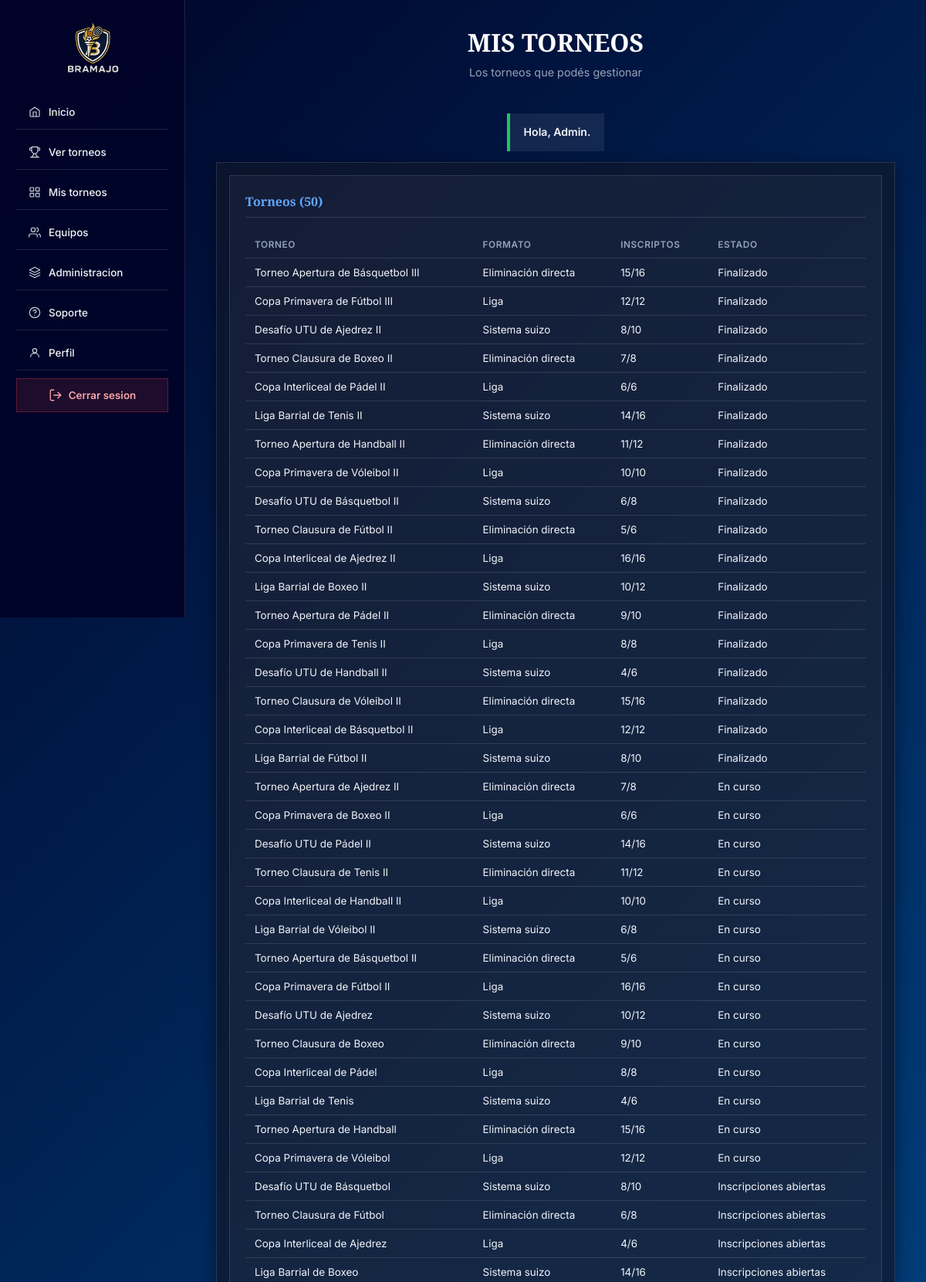
/gestion (signed in, upper part), run on the app's committed database.
### tables this page shows
CREATE TABLE torneo (
    id_torneo         INT UNSIGNED AUTO_INCREMENT PRIMARY KEY,
    id_creador        INT UNSIGNED NOT NULL,
    id_modulo         TINYINT UNSIGNED NOT NULL,
    nombre            VARCHAR(120) NOT NULL,
    disciplina        VARCHAR(60)  NOT NULL,
    descripcion       VARCHAR(500) NULL,
    reglas            VARCHAR(500) NULL,
    ubicacion         VARCHAR(120) NULL,
    sede              VARCHAR(120) NULL,
    modalidad         ENUM('INDIVIDUAL', 'EQUIPO') NOT NULL,
    max_participantes SMALLINT UNSIGNED NOT NULL DEFAULT 16,
    cantidad_rondas   TINYINT UNSIGNED NULL,
    puntos_victoria   TINYINT UNSIGNED NOT NULL DEFAULT 3,
    puntos_empate     TINYINT UNSIGNED NOT NULL DEFAULT 1,
    puntos_derrota    TINYINT UNSIGNED NOT NULL DEFAULT 0,
    fecha_inicio      DATE NOT NULL,
    fecha_fin         DATE NULL,
    estado            ENUM('BORRADOR', 'INSCRIPCION', 'EN_CURSO', 'FINALIZADO') NOT NULL DEFAULT 'BORRADOR',
    FOREIGN KEY (id_creador) REFERENCES usuario (id_usuario),
    FOREIGN KEY (id_modulo) REFERENCES modulo_competencia (id_modulo),
    CHECK (max_participantes >= 2),
    CHECK (puntos_victoria > puntos_empate),
    CHECK (fecha_fin IS NULL OR fecha_fin >= fecha_inicio)
);

CREATE TABLE modulo_competencia (
    id_modulo   TINYINT UNSIGNED AUTO_INCREMENT PRIMARY KEY,
    codigo      VARCHAR(20)  NOT NULL UNIQUE,
    nombre      VARCHAR(60)  NOT NULL,
    descripcion VARCHAR(200) NOT NULL,
    activo      BOOLEAN NOT NULL DEFAULT TRUE
);

### app/nucleo/Controlador.php (called while the page is built, shortened)
<?php
abstract class Controlador
{
    protected function vista(string $nombre, array $datos = []): void
    {
        extract($datos);
        require __DIR__ . "/../vistas/$nombre.php";
    }
}

### app/controladores/TorneoControlador.php (called while the page is built, shortened)
<?php
class TorneoControlador extends Controlador
{
    private function gestor(): array
    {
        return $this->exigirRol('ORGANIZADOR', 'ADMIN_GENERAL');
    }
    public function index(): void
    {
        $usuario = $this->gestor();
        $this->vista('organizador/misTorneos', ['titulo' => 'Mis torneos', 'torneos' => Torneo::gestionables($usuario)]);
    }
}

### public/index.php (called while the page is built, shortened)
<?php
require __DIR__ . '/../app/nucleo/Validador.php';
$ruta = $_SERVER['REQUEST_METHOD'] . ' ' . rtrim(parse_url($_SERVER['REQUEST_URI'], PHP_URL_PATH), '/');
$ruta = $ruta === $_SERVER['REQUEST_METHOD'] . ' ' ? $_SERVER['REQUEST_METHOD'] . ' /' : $ruta;
try {
    [$clase, $metodo] = $rutas[$ruta] ?? [PublicoControlador::class, 'noExiste'];
    (new $clase())->$metodo();
} catch (PDOException $error) {
    error_log($error->getMessage());
    http_response_code(500);
    echo 'Ocurrió un error. Intentá de nuevo más tarde.';
}

### app/nucleo/Conexion.php (called while the page is built, shortened)
<?php
class Conexion
{
    private static ?PDO $pdo = null;
    public static function obtener(): PDO
    {
        if (self::$pdo === null) {
            $dsn = getenv('DB_DSN') ?: 'mysql:host=' . (getenv('DB_HOST') ?: 'localhost') . ';dbname=bramajo;charset=utf8mb4';
            if (str_starts_with($dsn, 'sqlite:') && class_exists(\Pdo\Sqlite::class)) {
                self::$pdo = new \Pdo\Sqlite($dsn, getenv('DB_USUARIO') ?: null, getenv('DB_CLAVE') ?: null, [
                    PDO::ATTR_ERRMODE => PDO::ERRMODE_EXCEPTION,
                    PDO::ATTR_DEFAULT_FETCH_MODE => PDO::FETCH_ASSOC,
                    PDO::ATTR_EMULATE_PREPARES => false,
                ]);
            } else {
                self::$pdo = new PDO($dsn, getenv('DB_USUARIO') ?: 'bramajo_app', getenv('DB_CLAVE') ?: '', [
                    PDO::ATTR_ERRMODE => PDO::ERRMODE_EXCEPTION,
                    PDO::ATTR_DEFAULT_FETCH_MODE => PDO::FETCH_ASSOC,
                    PDO::ATTR_EMULATE_PREPARES => false,
                ]);
            }
        }
        return self::$pdo;
    }
    public static function consultar(string $sql, array $valores = []): PDOStatement
    {
        $stmt = self::obtener()->prepare($sql);
        $stmt->execute($valores);
        return $stmt;
    }
}

### app/modelos/Torneo.php (called while the page is built, shortened)
<?php
class Torneo
{
    public static function gestionables(array $usuario): array
    {
        if ($usuario['rol'] === 'ADMIN_GENERAL') {
            return Conexion::consultar(self::SELECT . ' ORDER BY t.id_torneo DESC')->fetchAll();
        }
        return Conexion::consultar(
            self::SELECT . ' JOIN organizador_torneo o ON o.id_torneo = t.id_torneo WHERE o.id_usuario = ? ORDER BY t.id_torneo DESC',
            [$usuario['id']]
        )->fetchAll();
    }
}

### app/nucleo/Validador.php (called while the page is built, shortened)
<?php
class Validador
{
    public static function escapar(?string $texto): string
    {
        return htmlspecialchars($texto ?? '', ENT_QUOTES | ENT_SUBSTITUTE, 'UTF-8');
    }
}
function e(?string $texto): string
{
    return Validador::escapar($texto);
}

### app/vistas/organizador/misTorneos.php (the view, shortened to what this page needs)
<?php $subtitulo = 'Los torneos que podés gestionar'; require __DIR__ . '/../base/gestion_arriba.php'; ?>
<div class="formulario">
	<section class="bloque">
		<h2>Torneos (<?= count($torneos) ?>)</h2>
		<div class="tabla-scroll">
			<table class="tabla">
				<tr><th>Torneo</th><th>Formato</th><th>Inscriptos</th><th>Estado</th></tr>
				<?php foreach ($torneos as $t): ?>
					<tr>
						<td><a href="/gestion/torneo?id=<?= $t['id_torneo'] ?>"><?= e($t['nombre']) ?></a></td>
						<td><?= e($t['modulo_nombre']) ?></td>
						<td><?= $t['inscriptos'] ?>/<?= $t['max_participantes'] ?></td>
						<td><?= Torneo::ESTADOS[$t['estado']] ?></td>
					</tr>
				<?php endforeach; ?>
			</table>
		</div>
	</section>
</div>
<?php require __DIR__ . '/../base/gestion_abajo.php'; ?>

### public/css/crearTorneo.css (style rules this page uses)
.formulario { width: 100%; max-width: 880px; padding: 16px; background: rgba(15, 23, 42, 0.7); border: 1px solid var(--color-border); backdrop-filter: blur(10px); box-shadow: var(--shadow-md); }
.bloque { width: 100%; padding: 24px 20px; margin-bottom: 16px; background: var(--color-surface); border: 1px solid var(--color-border); }
.bloque:last-of-type { margin-bottom: 0; }
.bloque h2 { font-family: "Cinzel", serif; color: var(--color-accent); font-size: 1rem; font-weight: 700; margin-bottom: 18px; padding-bottom: 10px; border-bottom: 1px solid var(--color-border); }

### public/css/comun.css (style rules this page uses)
:root { --color-bg-start: #000428; --color-bg-end: #004e92; --color-surface: rgba(255, 255, 255, 0.04); --color-surface-2: rgba(255, 255, 255, 0.08); --color-border: rgba(255, 255, 255, 0.12); --color-primary: #3b82f6; --color-primary-h: #2563eb; --color-accent: #60a5fa; --color-danger: #ef4444; --color-success: #22c55e; --color-warning: #facc15; --color-text: #f1f5f9; --color-text-muted: #94a3b8; --color-text-dark: #0f172a; --sidebar-w: 240px; --shadow-sm: 0 2px 8px rgba(0, 0, 0, .35); --shadow-md: 0 6px 20px rgba(0, 0, 0, .45); --shadow-lg: 0 12px 35px rgba(0, 0, 0, .55); --transition: 0.25s cubic-bezier(.4, 0, .2, 1); }
*, *::before, *::after { margin: 0; padding: 0; box-sizing: border-box; }
html { scroll-behavior: smooth; overflow-x: hidden; }
body { min-height: 100vh; font-family: "Inter", system-ui, sans-serif; color: var(--color-text); background: linear-gradient(135deg, var(--color-bg-start) 0%, var(--color-bg-end) 100%); background-attachment: fixed; overflow-x: hidden; }
h1, h2, h3, h4 { font-family: "Cinzel", serif; line-height: 1.2; }
p, label, span, a, button, input, select, textarea { font-family: "Inter", system-ui, sans-serif; }
a { color: inherit; }
.tabla { width: 100%; border-collapse: collapse; font-size: 0.84rem; }
.tabla th { padding: 10px 12px; text-align: left; font-size: 0.74rem; font-weight: 600; text-transform: uppercase; letter-spacing: .05em; color: var(--color-text-muted); border-bottom: 1px solid var(--color-border); }
.tabla td { padding: 10px 12px; border-bottom: 1px solid var(--color-border); }
.tabla a { color: var(--color-accent); text-decoration: none; }
.tabla-scroll { overflow-x: auto; }
.bloque .tabla, .bloque .tabla a { color: var(--color-text); }

### data on the page
torneo: nombre "Torneo Apertura de Básquetbol III", id_modulo.nombre "Eliminación directa", inscriptos "15", max_participantes "16", estado "Finalizado"
torneo: nombre "Copa Primavera de Fútbol III", id_modulo.nombre "Liga", inscriptos "12", max_participantes "12", estado "Finalizado"
torneo: nombre "Desafío UTU de Ajedrez II", id_modulo.nombre "Sistema suizo", inscriptos "8", max_participantes "10", estado "Finalizado"
torneo: nombre "Torneo Clausura de Boxeo II", id_modulo.nombre "Eliminación directa", inscriptos "7", max_participantes "8", estado "Finalizado"
torneo: nombre "Copa Interliceal de Pádel II", id_modulo.nombre "Liga", inscriptos "6", max_participantes "6", estado "Finalizado"
torneo: nombre "Liga Barrial de Tenis II", id_modulo.nombre "Sistema suizo", inscriptos "14", max_participantes "16", estado "Finalizado"
torneo: nombre "Torneo Apertura de Handball II", id_modulo.nombre "Eliminación directa", inscriptos "11", max_participantes "12", estado "Finalizado"
torneo: nombre "Copa Primavera de Vóleibol II", id_modulo.nombre "Liga", inscriptos "10", max_participantes "10", estado "Finalizado"
torneo: nombre "Desafío UTU de Básquetbol II", id_modulo.nombre "Sistema suizo", inscriptos "6", max_participantes "8", estado "Finalizado"
torneo: nombre "Torneo Clausura de Fútbol II", id_modulo.nombre "Eliminación directa", inscriptos "5", max_participantes "6", estado "Finalizado"
torneo: nombre "Copa Interliceal de Ajedrez II", id_modulo.nombre "Liga", inscriptos "16", max_participantes "16", estado "Finalizado"
torneo: nombre "Liga Barrial de Boxeo II", id_modulo.nombre "Sistema suizo", inscriptos "10", max_participantes "12", estado "Finalizado"
torneo: nombre "Torneo Apertura de Pádel II", id_modulo.nombre "Eliminación directa", inscriptos "9", max_participantes "10", estado "Finalizado"
torneo: nombre "Copa Primavera de Tenis II", id_modulo.nombre "Liga", inscriptos "8", max_participantes "8", estado "Finalizado"
torneo: nombre "Desafío UTU de Handball II", id_modulo.nombre "Sistema suizo", inscriptos "4", max_participantes "6", estado "Finalizado"
torneo: nombre "Torneo Clausura de Vóleibol II", id_modulo.nombre "Eliminación directa", inscriptos "15", max_participantes "16", estado "Finalizado"
torneo: nombre "Copa Interliceal de Básquetbol II", id_modulo.nombre "Liga", inscriptos "12", max_participantes "12", estado "Finalizado"
torneo: nombre "Liga Barrial de Fútbol II", id_modulo.nombre "Sistema suizo", inscriptos "8", max_participantes "10", estado "Finalizado"
torneo: nombre "Torneo Apertura de Ajedrez II", id_modulo.nombre "Eliminación directa", inscriptos "7", max_participantes "8", estado "En curso"
torneo: nombre "Copa Primavera de Boxeo II", id_modulo.nombre "Liga", inscriptos "6", max_participantes "6", estado "En curso"
torneo: nombre "Desafío UTU de Pádel II", id_modulo.nombre "Sistema suizo", inscriptos "14", max_participantes "16", estado "En curso"
torneo: nombre "Torneo Clausura de Tenis II", id_modulo.nombre "Eliminación directa", inscriptos "11", max_participantes "12", estado "En curso"
torneo: nombre "Copa Interliceal de Handball II", id_modulo.nombre "Liga", inscriptos "10", max_participantes "10", estado "En curso"
torneo: nombre "Liga Barrial de Vóleibol II", id_modulo.nombre "Sistema suizo", inscriptos "6", max_participantes "8", estado "En curso"
torneo: nombre "Torneo Apertura de Básquetbol II", id_modulo.nombre "Eliminación directa", inscriptos "5", max_participantes "6", estado "En curso"
torneo: nombre "Copa Primavera de Fútbol II", id_modulo.nombre "Liga", inscriptos "16", max_participantes "16", estado "En curso"
torneo: nombre "Desafío UTU de Ajedrez", id_modulo.nombre "Sistema suizo", inscriptos "10", max_participantes "12", estado "En curso"
torneo: nombre "Torneo Clausura de Boxeo", id_modulo.nombre "Eliminación directa", inscriptos "9", max_participantes "10", estado "En curso"
torneo: nombre "Copa Interliceal de Pádel", id_modulo.nombre "Liga", inscriptos "8", max_participantes "8", estado "En curso"
torneo: nombre "Liga Barrial de Tenis", id_modulo.nombre "Sistema suizo", inscriptos "4", max_participantes "6", estado "En curso"
torneo: nombre "Torneo Apertura de Handball", id_modulo.nombre "Eliminación directa", inscriptos "15", max_participantes "16", estado "En curso"
torneo: nombre "Copa Primavera de Vóleibol", id_modulo.nombre "Liga", inscriptos "12", max_participantes "12", estado "En curso"
torneo: nombre "Desafío UTU de Básquetbol", id_modulo.nombre "Sistema suizo", inscriptos "8", max_participantes "10", estado "Inscripciones abiertas"
torneo: nombre "Torneo Clausura de Fútbol", id_modulo.nombre "Eliminación directa", inscriptos "6", max_participantes "8", estado "Inscripciones abiertas"
torneo: nombre "Copa Interliceal de Ajedrez", id_modulo.nombre "Liga", inscriptos "4", max_participantes "6", estado "Inscripciones abiertas"
torneo: nombre "Liga Barrial de Boxeo", id_modulo.nombre "Sistema suizo", inscriptos "14", max_participantes "16", estado "Inscripciones abiertas"

### other printed values
mb_strtoupper($titulo) "MIS TORNEOS"
$subtitulo "Los torneos que podés gestionar"
$mensaje['texto'] "Hola, Admin."
count($torneos) "50"
